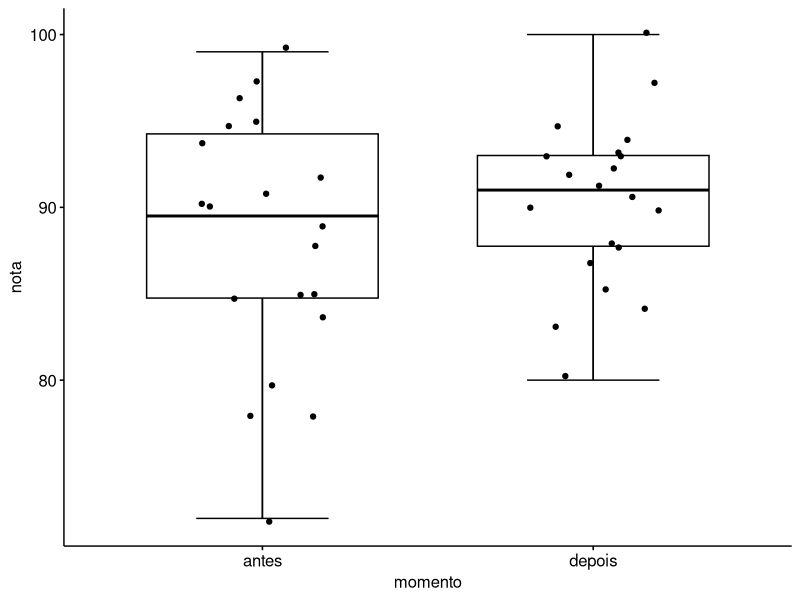
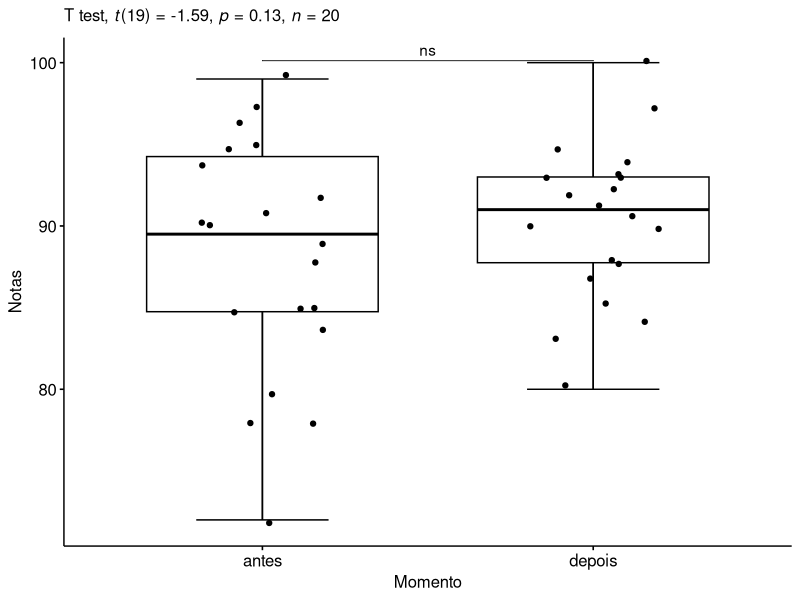
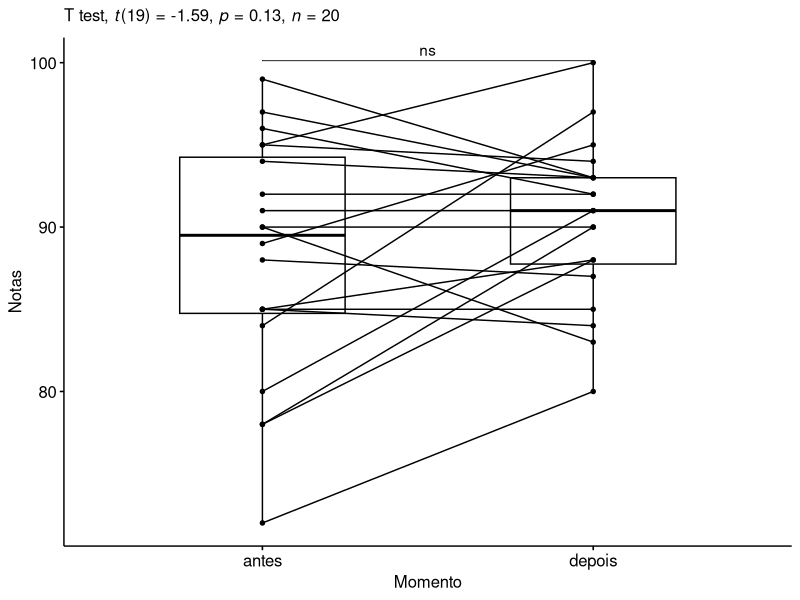

Source code (R) for these figures, in order:
# 5 Teste t pareado
library(tidyverse)
library(ggpubr)
library(rstatix)

library(readxl)
notas <- read_excel("notas.xlsx")
View(notas)

# nova base de dados notas_long
notas_long <- notas %>%
  gather(key = "momento", value = "nota", antes, depois)
notas_long

# Crie a coluna diferença na base de dados notas,
# para computar a diferença nas notas antes e depois do curso.
notas <- notas %>% 
  mutate(diferenca = depois - antes)

# Teste as suposições para a realização 
# de um teste t pareado.

# As observações não pareadas

notas_long %>%
  group_by(momento) %>%
  get_summary_stats(nota, type = "mean_sd")

notas_long %>%
  ggboxplot(x = "momento",
            y = "nota",
            bxp.errorbar = TRUE,
            add = "jitter")


# Normal se p > 0.05
# O valor de p = 0.114 (normalidade ok)
notas %>%
  shapiro_test(diferenca)

# Não possui Outliers extremos
notas %>%
  identify_outliers(diferenca)

# Execute o teste t pareado.
# Houve diferença nas notas dos alunos
# antes e depois da aplicação da nova metodologia?


# p = 0.129, Não significativo
teste_pareado <- notas_long %>%
  t_test(nota ~ momento, paired = TRUE) %>%
  add_significance()
teste_pareado


# Gere o gráfico final do teste t pareado 
# usando o ggpaired e também o ggboxplot.
teste_pareado <- teste_pareado %>%
  add_xy_position(x = "momento")

# ggboxplot.
grafico1 <- notas_long %>%
  ggboxplot(x = "momento",
            y = "nota",
            bxp.errorbar = TRUE,
            add = "jitter")

grafico1 +
  stat_pvalue_manual(teste_pareado,
                     tip.length = 0) +
  labs(
    subtitle = get_test_label(teste_pareado,
                              detailed = TRUE),
    x = "Momento", y = "Notas"
  )

# ggpaired
grafico2 <- notas_long %>%
  ggpaired(x = "momento",
           y = "nota",
           xlab = "Momento",
           ylab = "Notas")

grafico2 +
  stat_pvalue_manual(teste_pareado,
                     tip.length = 0) +
  labs(
    subtitle = get_test_label(teste_pareado,
                              detailed = TRUE))
